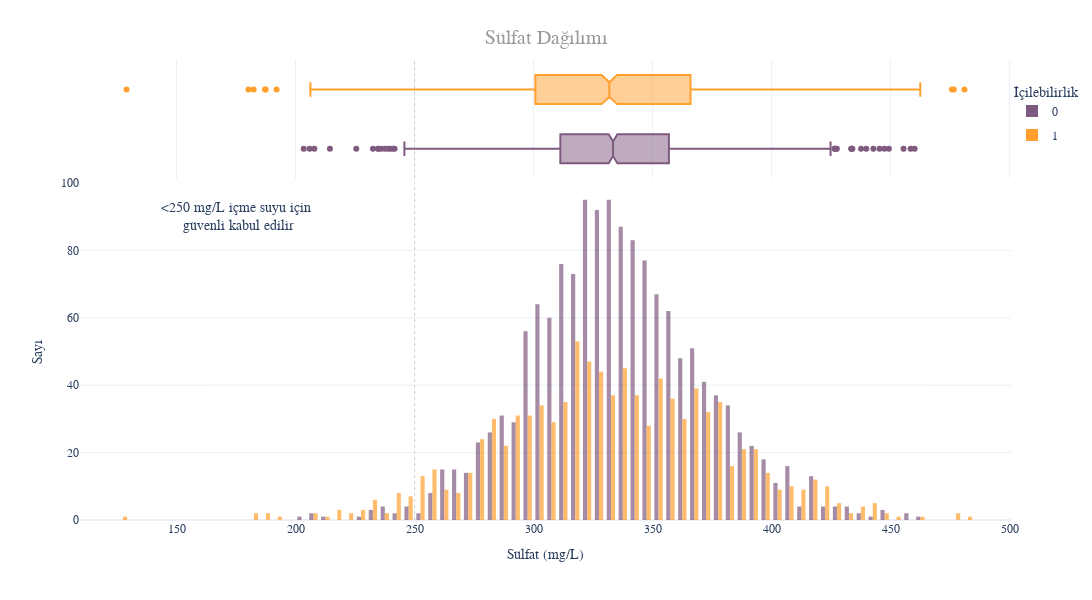

Notebook source saved alongside this figure:
### Markdown cell above
**Sülfatlar,** suyun içinde bulunan doğal minerallerdir ve genellikle kalsiyum sülfat (kireç taşı) veya magnezyum sülfat (Epsom tuzu) formunda bulunurlar. İçilebilirlik açısından, suyun sülfat içeriği belirli sınırlar içinde olmalıdır. Yüksek sülfat seviyeleri, suyun tadını ve kokusunu olumsuz yönde etkileyebilir. Ayrıca, bazı kişilerde sindirim sorunlarına neden olabilir. Sağlık için genellikle kabul edilebilir sınırlar içinde olduğunda, suyun sülfat içeriği genellikle endişe verici değildir.

### Code cell
fig = px.histogram(df,x='Sülfat',y=Counter(df['Sülfat']),color='İçilebilirlik',template='plotly_white',
                  marginal='box',opacity=0.7,nbins=100,color_discrete_sequence=[colors_purple[3],colors_orange[3]],
                  barmode='group',histfunc='count')

fig.add_vline(x=250, line_width=1, line_color=colors_gray[1],line_dash='dot',opacity=0.7)

fig.add_annotation(text='<250 mg/L içme suyu için<br> güvenli kabul edilir', x=175, y=90, font= (dict(size=14)),showarrow=False)

fig.update_layout(
    font_family='poppins',
    title=dict(text='Sülfat Dağılımı',x=0.50,y=0.95,
               font=dict(color=colors_gray[2],size=20)),
    xaxis_title_text='Sülfat (mg/L)',
    yaxis_title_text='Sayı',
    legend=dict(x=1,y=0.96,bordercolor=colors_gray[4],borderwidth=0,tracegroupgap=5),
    bargap=0.3,
    height=600,
    width=1500
)
fig.show()

### Figure 1 — Plotly figure (JSON) as saved in the notebook; plotly's stock layout.template omitted (floating-point values rounded to 4 significant figures; data arrays with more than 128 entries replaced by an {"elided": "..."} marker saying what was removed)
{"data": [{"alignmentgroup": "True", "bingroup": "x", "histfunc": "count", "hovertemplate": "İçilebilirlik=0<br>Sülfat=%{x}<br>count=%{y}<extra></extra>", "legendgroup": "0", "marker": {"color": "#7F5A7F", "opacity": 0.7, "pattern": {"shape": ""}}, "name": "0", "nbinsx": 100, "offsetgroup": "0", "orientation": "v", "showlegend": true, "type": "histogram", "x": {"elided": "1998 float values"}, "xaxis": "x", "y": {"elided": "1998 int values"}, "yaxis": "y"}, {"alignmentgroup": "True", "hovertemplate": "İçilebilirlik=0<br>Sülfat=%{x}<extra></extra>", "legendgroup": "0", "marker": {"color": "#7F5A7F"}, "name": "0", "notched": true, "offsetgroup": "0", "showlegend": false, "type": "box", "x": {"elided": "1998 float values"}, "xaxis": "x2", "yaxis": "y2"}, {"alignmentgroup": "True", "bingroup": "x", "histfunc": "count", "hovertemplate": "İçilebilirlik=1<br>Sülfat=%{x}<br>count=%{y}<extra></extra>", "legendgroup": "1", "marker": {"color": "#FFA02E", "opacity": 0.7, "pattern": {"shape": ""}}, "name": "1", "nbinsx": 100, "offsetgroup": "1", "orientation": "v", "showlegend": true, "type": "histogram", "x": {"elided": "1278 float values"}, "xaxis": "x", "y": {"elided": "1278 int values"}, "yaxis": "y"}, {"alignmentgroup": "True", "hovertemplate": "İçilebilirlik=1<br>Sülfat=%{x}<extra></extra>", "legendgroup": "1", "marker": {"color": "#FFA02E"}, "name": "1", "notched": true, "offsetgroup": "1", "showlegend": false, "type": "box", "x": {"elided": "1278 float values"}, "xaxis": "x2", "yaxis": "y2"}], "layout": {"annotations": [{"font": {"size": 14}, "showarrow": false, "text": "<250 mg/L içme suyu için<br> güvenli kabul edilir", "x": 175, "y": 90}], "bargap": 0.3, "barmode": "group", "font": {"family": "poppins"}, "height": 600, "legend": {"bordercolor": "#555555", "borderwidth": 0, "title": {"text": "İçilebilirlik"}, "tracegroupgap": 5, "x": 1, "y": 0.96}, "margin": {"t": 60}, "shapes": [{"line": {"color": "#BBBBBB", "dash": "dot", "width": 1}, "opacity": 0.7, "type": "line", "x0": 250, "x1": 250, "xref": "x", "y0": 0, "y1": 1, "yref": "y domain"}, {"line": {"color": "#BBBBBB", "dash": "dot", "width": 1}, "opacity": 0.7, "type": "line", "x0": 250, "x1": 250, "xref": "x2", "y0": 0, "y1": 1, "yref": "y2 domain"}], "title": {"font": {"color": "#999999", "size": 20}, "text": "Sülfat Dağılımı", "x": 0.5, "y": 0.95}, "width": 1500, "xaxis": {"anchor": "y", "domain": [0, 1], "title": {"text": "Sülfat (mg/L)"}}, "xaxis2": {"anchor": "y2", "domain": [0, 1], "matches": "x", "showgrid": true, "showticklabels": false}, "yaxis": {"anchor": "x", "domain": [0, 0.7326], "title": {"text": "Sayı"}}, "yaxis2": {"anchor": "x2", "domain": [0.7426, 1], "matches": "y2", "showgrid": false, "showline": false, "showticklabels": false, "ticks": ""}}}
